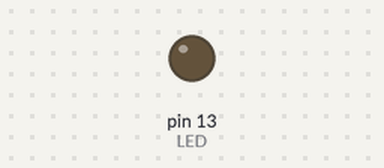
Recording of a sketch running on a simulated Arduino Uno, built with avr-gcc and run on an emulated ATmega328P. On the bench: output pins drawn as LEDs (lit = HIGH).

Above: at 1.4 s.
At 3.7 s:
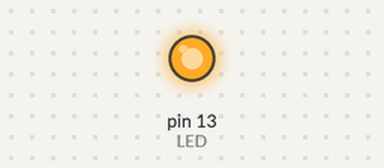
Timing chart, 0 to 9.6 s (numbered marks = the images above):
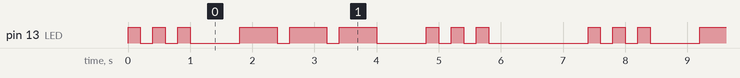

Measured:
- by itself, pin 13 (LED): repeats every 7.4 s: 2 × (LOW 0.20 s, HIGH 0.20 s), LOW 0.80 s, 2 × (HIGH 0.60 s, LOW 0.20 s), HIGH 0.60 s, LOW 0.80 s, 2 × (HIGH 0.20 s, LOW 0.20 s), HIGH 0.20 s, LOW 1.6 s, HIGH 0.20 s
- by itself, everything shown: repeats every 7.4 s, in 18 steps

The sketch:

example-sketch.ino
```cpp
// Morse beacon on the onboard LED (pin 13).
const int LED = 13;
const int UNIT = 200;  // ms per dot

void dot() { digitalWrite(LED, HIGH); delay(UNIT); digitalWrite(LED, LOW); delay(UNIT); }
void dash() { digitalWrite(LED, HIGH); delay(UNIT * 3); digitalWrite(LED, LOW); delay(UNIT); }

void setup() { pinMode(LED, OUTPUT); }

void loop() {  // SOS
  dot(); dot(); dot();
  delay(UNIT * 3);
  dash(); dash(); dash();
  delay(UNIT * 3);
  dot(); dot(); dot();
  delay(UNIT * 7);
}
```
